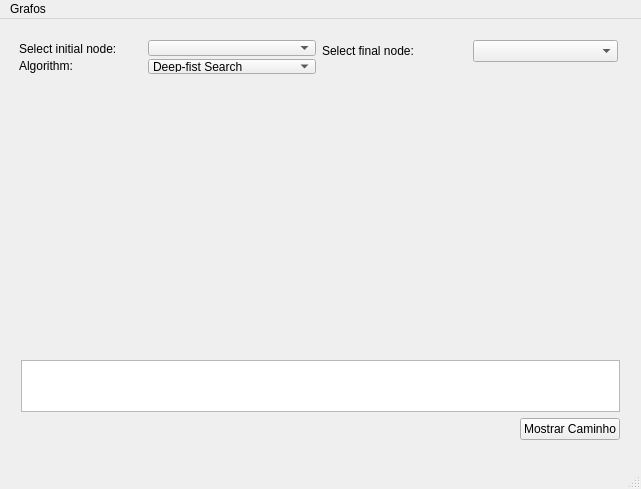
<?xml version="1.0" encoding="UTF-8"?>
<ui version="4.0">
 <class>MainWindow</class>
 <widget class="QMainWindow" name="MainWindow">
  <property name="geometry">
   <rect>
    <x>0</x>
    <y>0</y>
    <width>641</width>
    <height>489</height>
   </rect>
  </property>
  <property name="windowTitle">
   <string>Projeto e Analise de Algoritmos (Ciência da Compuação)</string>
  </property>
  <widget class="QWidget" name="centralWidget">
   <widget class="QWidget" name="layoutWidget">
    <property name="geometry">
     <rect>
      <x>10</x>
      <y>330</y>
      <width>621</width>
      <height>102</height>
     </rect>
    </property>
    <layout class="QVBoxLayout" name="verticalLayout">
     <item>
      <widget class="QTextEdit" name="textEdit">
       <property name="undoRedoEnabled">
        <bool>false</bool>
       </property>
       <property name="readOnly">
        <bool>true</bool>
       </property>
      </widget>
     </item>
     <item>
      <layout class="QHBoxLayout" name="horizontalLayout_3">
       <item>
        <spacer name="horizontalSpacer">
         <property name="orientation">
          <enum>Qt::Horizontal</enum>
         </property>
         <property name="sizeHint" stdset="0">
          <size>
           <width>40</width>
           <height>20</height>
          </size>
         </property>
        </spacer>
       </item>
       <item>
        <widget class="QPushButton" name="pushButton">
         <property name="text">
          <string>Mostrar Caminho</string>
         </property>
        </widget>
       </item>
      </layout>
     </item>
    </layout>
   </widget>
   <widget class="QWidget" name="layoutWidget">
    <property name="geometry">
     <rect>
      <x>8</x>
      <y>10</y>
      <width>621</width>
      <height>56</height>
     </rect>
    </property>
    <layout class="QHBoxLayout" name="horizontalLayout_4">
     <item>
      <layout class="QHBoxLayout" name="horizontalLayout_2">
       <item>
        <layout class="QVBoxLayout" name="verticalLayout_2">
         <property name="spacing">
          <number>0</number>
         </property>
         <item>
          <widget class="QLabel" name="labelInicial">
           <property name="text">
            <string>Select initial node:</string>
           </property>
          </widget>
         </item>
         <item>
          <widget class="QLabel" name="label">
           <property name="text">
            <string>Algorithm:</string>
           </property>
          </widget>
         </item>
        </layout>
       </item>
       <item>
        <layout class="QVBoxLayout" name="verticalLayout_3">
         <property name="spacing">
          <number>3</number>
         </property>
         <item>
          <widget class="QComboBox" name="cbOrigem"/>
         </item>
         <item>
          <widget class="QComboBox" name="comboBox">
           <item>
            <property name="text">
             <string>Deep-fist Search</string>
            </property>
           </item>
           <item>
            <property name="text">
             <string>Breadth-first Search</string>
            </property>
           </item>
           <item>
            <property name="text">
             <string>Topological Sort</string>
            </property>
           </item>
           <item>
            <property name="text">
             <string>Dijkstra Algorithm</string>
            </property>
           </item>
           <item>
            <property name="text">
             <string>Prim Algorithm</string>
            </property>
           </item>
           <item>
            <property name="text">
             <string>Kruskal Algorithm</string>
            </property>
           </item>
           <item>
            <property name="text">
             <string>Ford-Fulkerson Algorithm</string>
            </property>
           </item>
          </widget>
         </item>
        </layout>
       </item>
      </layout>
     </item>
     <item>
      <layout class="QVBoxLayout" name="verticalLayout_4">
       <item>
        <layout class="QHBoxLayout" name="horizontalLayout">
         <item>
          <widget class="QLabel" name="labelFinal">
           <property name="text">
            <string>Select final node:</string>
           </property>
          </widget>
         </item>
         <item>
          <widget class="QComboBox" name="cbFinal"/>
         </item>
        </layout>
       </item>
       <item>
        <spacer name="verticalSpacer">
         <property name="orientation">
          <enum>Qt::Vertical</enum>
         </property>
         <property name="sizeHint" stdset="0">
          <size>
           <width>20</width>
           <height>40</height>
          </size>
         </property>
        </spacer>
       </item>
      </layout>
     </item>
    </layout>
   </widget>
  </widget>
  <widget class="QMenuBar" name="menuBar">
   <property name="geometry">
    <rect>
     <x>0</x>
     <y>0</y>
     <width>641</width>
     <height>19</height>
    </rect>
   </property>
   <widget class="QMenu" name="menuGrafos">
    <property name="title">
     <string>Grafos</string>
    </property>
    <addaction name="actionLoad"/>
    <addaction name="actionSair"/>
   </widget>
   <addaction name="menuGrafos"/>
  </widget>
  <widget class="QStatusBar" name="statusBar"/>
  <action name="actionLoad">
   <property name="text">
    <string>Carregar</string>
   </property>
  </action>
  <action name="actionSair">
   <property name="text">
    <string>Sair</string>
   </property>
  </action>
 </widget>
 <layoutdefault spacing="6" margin="11"/>
 <resources/>
 <connections/>
</ui>
